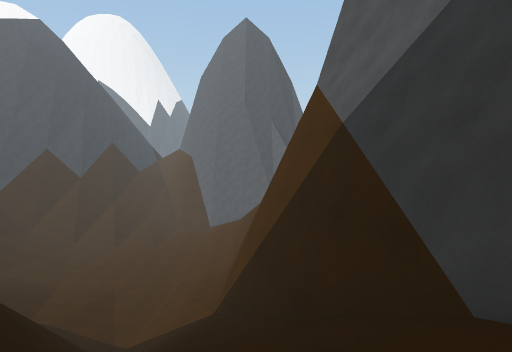
[1] (above)

22 first-person views from a walk through a Unity game level. The camera is 1.2 m above the floor, tilts 4° down and sees 80° across. The floor is counted in squares, 2 m on a side. Each view is taken from the middle of a square. On the plan, view 1 faces up. The plan holds only what a view shows up to about 9 squares ahead; the rest is blank. The place goes on beyond the plan. The player is left out.

[2]
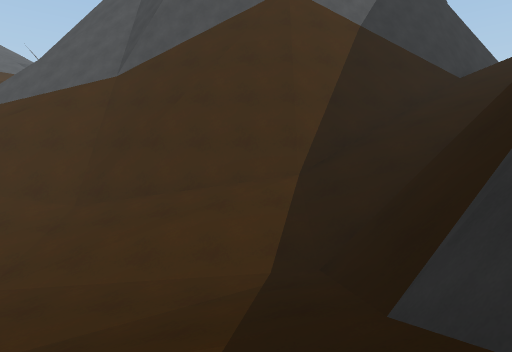

[3]
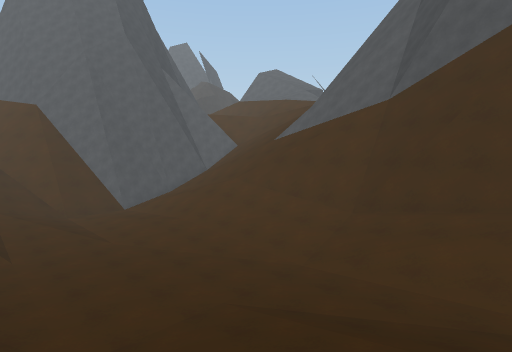

[4]
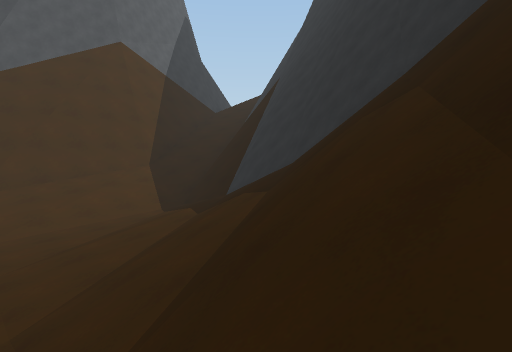

[5]
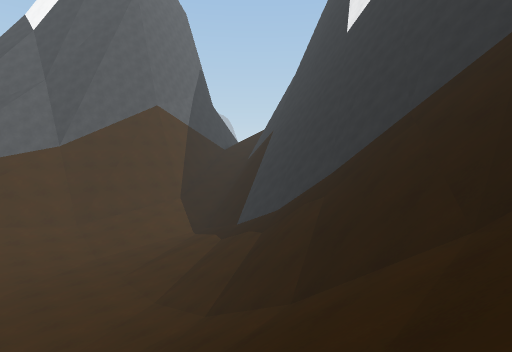

[6]
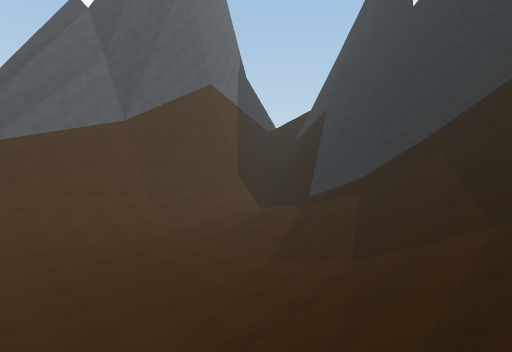

[7]
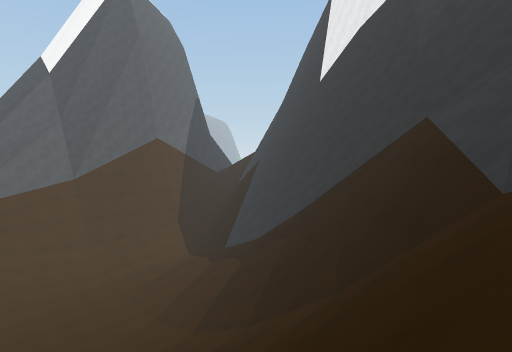

[8]
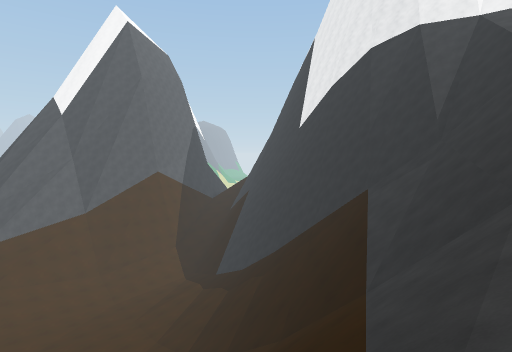

[9]
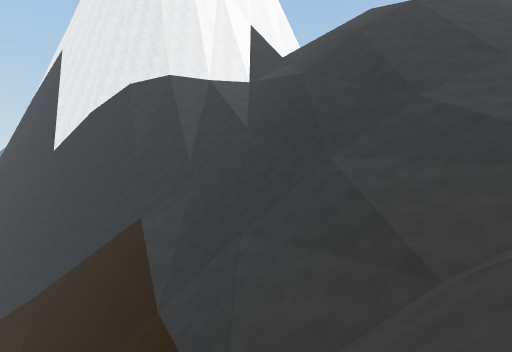

[10]
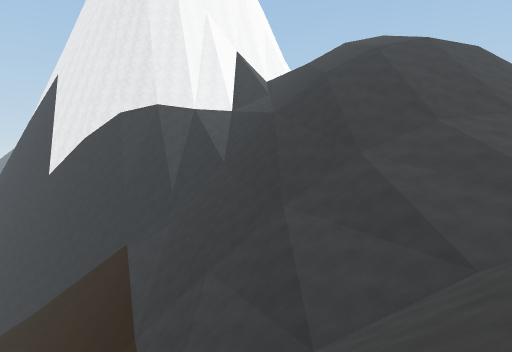

[11]
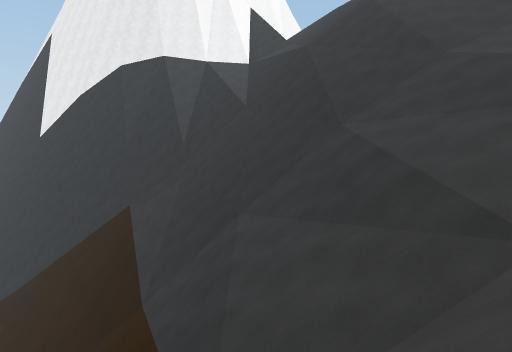

[12]
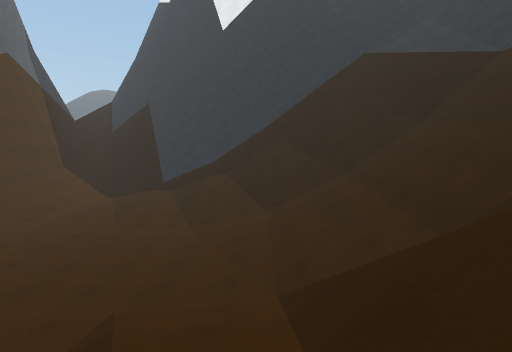

[13]
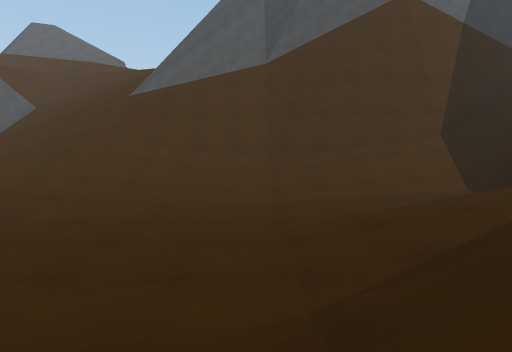

[14]
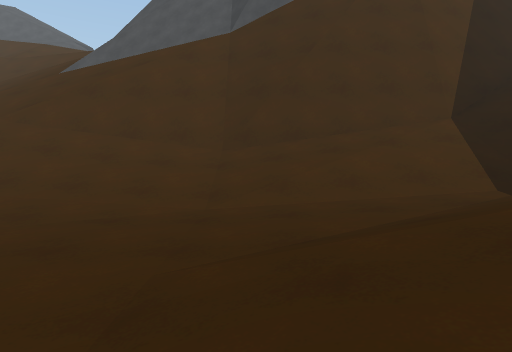

[15]
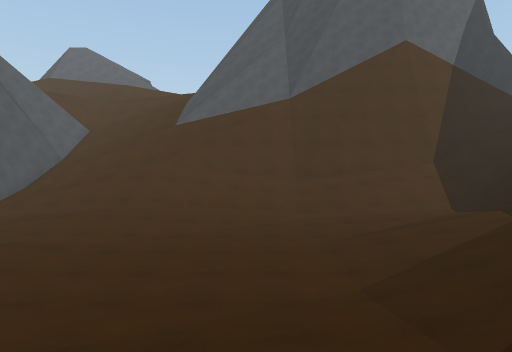

[16]
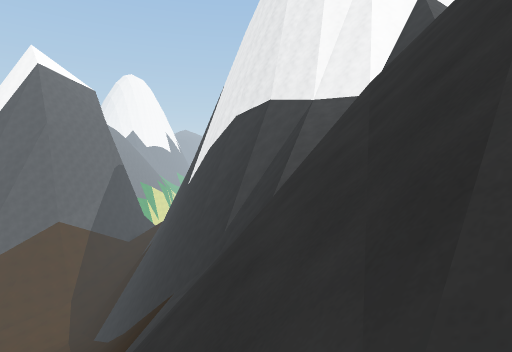

[17]
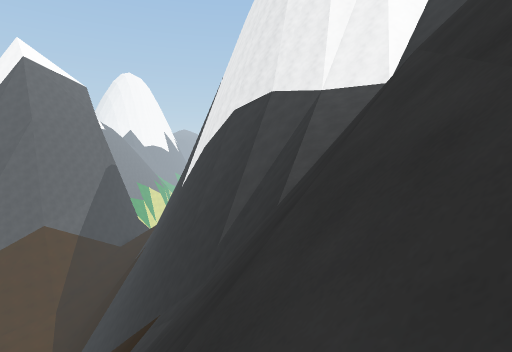

[18]
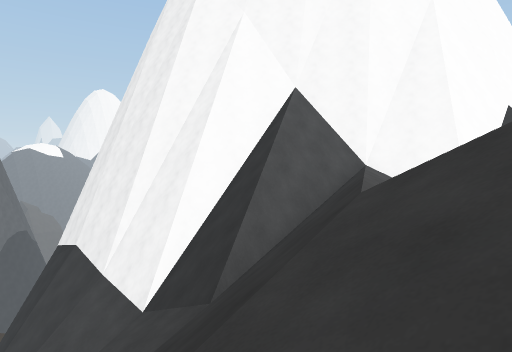

[19]
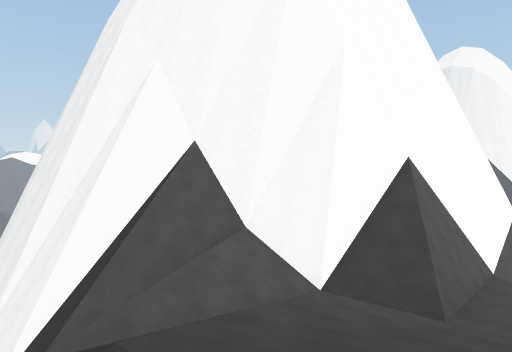

[20]
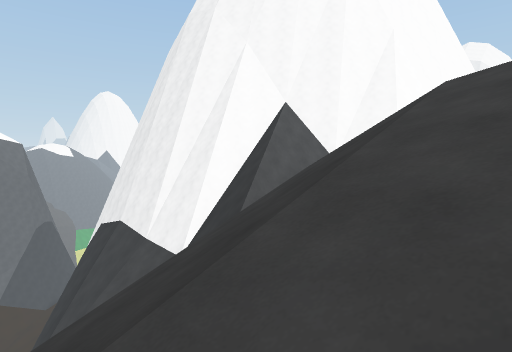

[21]
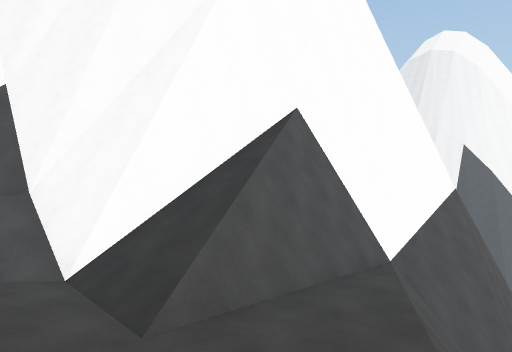

[22]
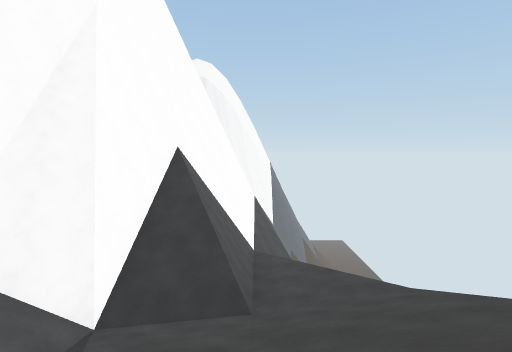

### Floor plan
Key: @ floor where view 1 was taken; # wall or solid block; . main floor; : floor 21.5 m higher than the main floor; + floor 22.5 m higher than the main floor; * floor 28.75 m higher than the main floor; % floor 32.75 m higher than the main floor; / step, stairs or slope; = window, fence, low wall or low ledge; v drop or lower ground.
Columns run from 26 left of view 1 to 2 right of it. Each row starts with its distance up from view 1.
 19        /         /     //
 18         /       // .. .////
 17      ////       ///....//////
 16     /////     /////....//////
 15    ////// /  ////......//////
 14   ///////////////......//////
 13   ///////////////......///#/#
 12  ////////////////......///#/#
 11 /////////////////.......//###
 10 ///////####=#///////...///##
  9  //////v######/=////././// #
  8    //#/vv #==#/#//////////
  7      #/vv #=#####/////////
  6  //////v#v###  #########//#
  5  ////    vv###        ##//##
  4  ////   v:vv           #=//#
  3  ////// =+vvvv         ##//#
  2  ////////===##          #//##
  1   /////#######            //#
  0  //////##                 @
 -1 ///////#
 -2 ///////#
 -3  ////###
 -4  *///##
 -5  //#/#
 -6   /#/#
 -7  #/#%#
 -8  //###
 -9  // #
-10  v/

Positions as (right, up) in squares from view 1, and headings:
1: (0, 0), facing up
2: (-7, 7), facing right
3: (-8, 7), facing up-right
4: (-11, 11), facing down-right
5: (-14, 14), facing down-right
6: (-12, 16), facing down-right
7: (-16, 15), facing down-right
8: (-18, 16), facing down-right
9: (-18, 18), facing down
10: (-19, 19), facing down
11: (-18, 17), facing down
12: (-9, 19), facing down
13: (-9, 11), facing right
14: (-7, 10), facing right
15: (-11, 12), facing right
16: (-22, 11), facing down-right
17: (-21, 10), facing down-right
18: (-23, 4), facing down-right
19: (-25, 2), facing down-right
20: (-25, 6), facing down-right
21: (-26, -2), facing down-right
22: (-24, 1), facing down
